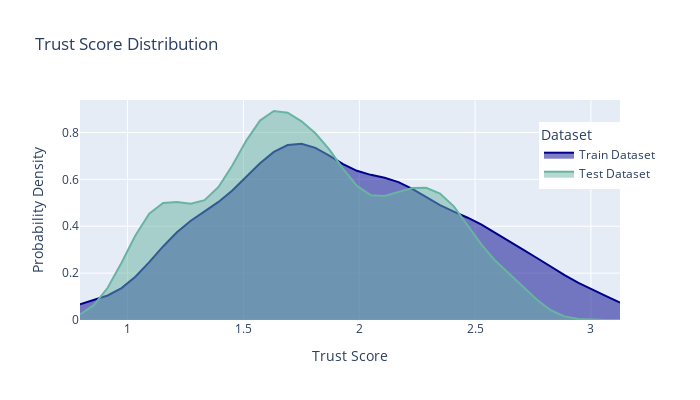

Notebook code for this chart:
### Markdown cell above
### Trust Score Distribution

### Code cell
trust_score_distribution = TrustScoreComparison(min_test_samples = 100)
trust_score_distribution.run(train, test, model)
